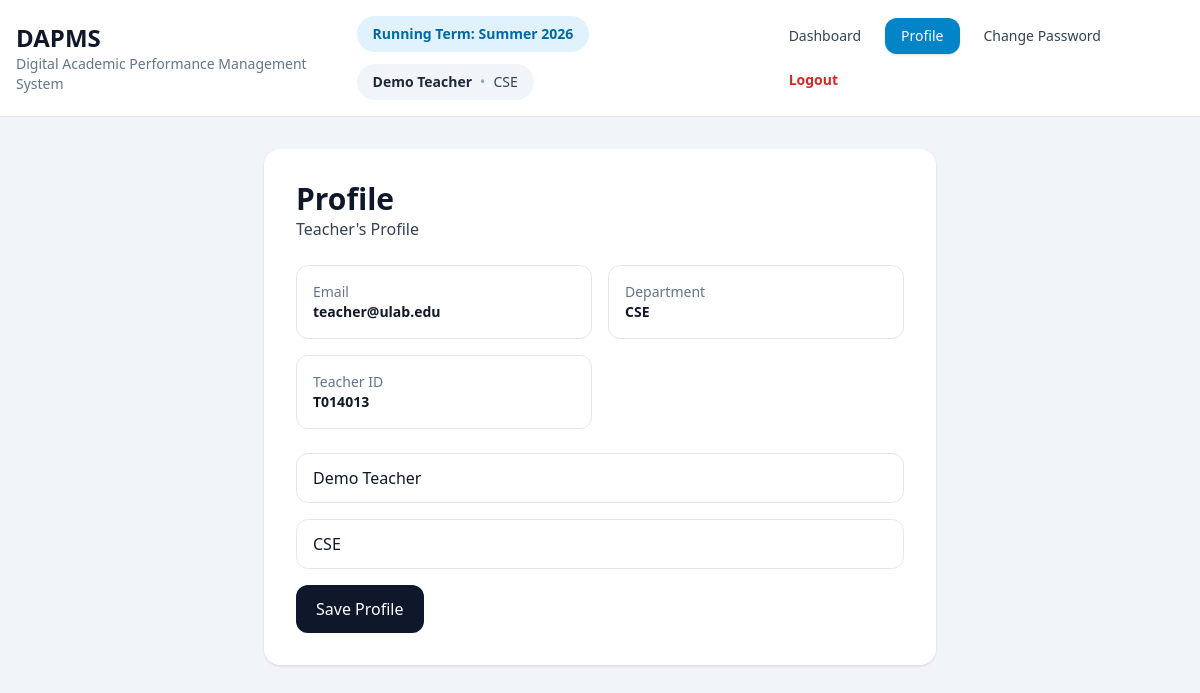
Screenshot of /profile (signed in) with the database file from the repository.
### tables this page shows
CREATE TABLE terms(
            id INTEGER PRIMARY KEY AUTOINCREMENT,
            name TEXT NOT NULL,
            start_date TEXT NOT NULL,
            end_date TEXT NOT NULL,
            status TEXT NOT NULL DEFAULT 'running'
        , semester TEXT, year INTEGER);

CREATE TABLE users(
            id INTEGER PRIMARY KEY AUTOINCREMENT,
            role TEXT NOT NULL,
            name TEXT NOT NULL,
            email TEXT NOT NULL UNIQUE,
            password_hash TEXT NOT NULL,
            department TEXT NOT NULL
        );

CREATE TABLE teachers(
            user_id INTEGER PRIMARY KEY,
            teacher_id TEXT NOT NULL UNIQUE,
            FOREIGN KEY(user_id) REFERENCES users(id) ON DELETE CASCADE
        );

### app/routes/auth.py (the view, shortened to what this page needs)
@bp.route('/profile', methods=['GET', 'POST'])
@login_required
def profile():
    manager = AuthManager(get_db())
    profile = manager.user_profile(session['user_id'])
    return render_template('auth/profile.html', profile=profile)

### app/core/security.py (called while the page is built)
def load_user():
    user_id = session.get('user_id')
    if not user_id:
        g.user = None
        return
    g.user = get_db().execute('SELECT * FROM users WHERE id=?', (user_id,)).fetchone()

def login_required(view):
    @wraps(view)
    def wrapped(*args, **kwargs):
        if not session.get('user_id'):
            return redirect(url_for('auth.login'))
        return view(*args, **kwargs)
    return wrapped

### app/db.py (called while the page is built)
def get_db():
    if 'db' not in g:
        g.db = sqlite3.connect(current_app.config['DATABASE'])
        g.db.row_factory = sqlite3.Row
        g.db.execute('PRAGMA foreign_keys = ON')
    return g.db

### app/managers/auth_manager.py (called while the page is built)
    def user_profile(self, user_id: int):
        return self.db.execute('''
            SELECT users.*, students.student_id, teachers.teacher_id, admins.admin_id, admins.role_name
            FROM users
            LEFT JOIN students ON students.user_id = users.id
            LEFT JOIN teachers ON teachers.user_id = users.id
            LEFT JOIN admins ON admins.user_id = users.id
            WHERE users.id=?
        ''', (user_id,)).fetchone()

### app/routes/auth.py (called while the page is built)
@bp.before_app_request
def before():
    load_user()

### app/templates/auth/profile.html (shortened to what this page needs)
{% extends 'layout.html' %}
{% block content %}
<div class="max-w-2xl mx-auto bg-white rounded-2xl shadow p-8 space-y-6">
  <div>
    <h2 class="text-3xl font-bold">Profile</h2>
    <p class="text-slate-700">{{ profile['role']|title }}'s Profile</p>
  </div>
  <div class="grid md:grid-cols-2 gap-4 text-sm">
    <div class="border rounded-xl p-4">
      <div class="text-slate-500">Email</div>
      <div class="font-semibold">{{ profile['email'] }}</div>
    </div>
    <div class="border rounded-xl p-4">
      <div class="text-slate-500">Department</div>
      <div class="font-semibold">{{ profile['department'] }}</div>
    </div>
    {% if profile['teacher_id'] %}<div class="border rounded-xl p-4">
      <div class="text-slate-500">Teacher ID</div>
      <div class="font-semibold">{{ profile['teacher_id'] }}</div>
    </div>{% endif %}
  </div>
  <form method="post" class="space-y-4">
    <input name="name" value="{{ profile['name'] }}" class="w-full border rounded-xl px-4 py-3" required>
    <input name="department" value="{{ profile['department'] }}" class="w-full border rounded-xl px-4 py-3" required>
    <button class="bg-slate-900 text-white px-5 py-3 rounded-xl">Save Profile</button>
  </form>
</div>
{% endblock %}

### app/templates/layout.html (shortened to what this page needs)
<!DOCTYPE html>
<html>
<head>
  <script src="https://cdn.tailwindcss.com"></script>
</head>
<body class="bg-slate-100 text-slate-900 min-h-screen">
  <nav class="bg-white border-b sticky top-0 z-20">
    <div class="max-w-7xl mx-auto px-4 py-4 flex justify-between items-center gap-4">
      <div>
        <h1 class="text-2xl font-bold">DAPMS</h1>
        <p class="text-sm text-slate-500">Digital Academic Performance Management System</p>
      </div>
     <div class="flex flex-col lg:flex-row lg:items-center lg:justify-between gap-4">
  <div class="flex flex-wrap items-center gap-3">
    {% if current_term %}
      <span class="inline-flex items-center px-4 py-2 rounded-full bg-sky-100 text-sky-700 text-sm font-semibold">
        Running Term: {{ current_term['name'] }}
      </span>
    {% endif %}
    {% if current_user %}
      <div class="inline-flex items-center px-4 py-2 rounded-full bg-slate-100 text-slate-700 text-sm">
        <span class="font-semibold text-slate-800">{{ current_user['name'] }}</span>
        {% if current_user['department'] %}
          <span class="mx-2 text-slate-400">•</span>
          <span>{{ current_user['department'] }}</span>
        {% endif %}
      </div>
    {% endif %}
  </div>
  <div class="flex flex-wrap items-center gap-2">
    {% if session.get('role') == 'teacher' %}
      <a href="{{ url_for('teacher.dashboard') }}"
         class="px-4 py-2 rounded-xl text-sm font-medium transition
         {% if request.endpoint == 'teacher.dashboard' %}
           bg-sky-600 text-white font-bold shadow
         {% else %}
           text-slate-700 hover:bg-slate-100 hover:text-sky-700
         {% endif %}">
        Dashboard
      </a>
    {% endif %}
    {% if session.get('user_id') %}
      <a href="{{ url_for('auth.profile') }}"
         class="px-4 py-2 rounded-xl text-sm font-medium transition
         {% if request.endpoint == 'auth.profile' %}
           bg-sky-600 text-white font-bold shadow
         {% else %}
           text-slate-700 hover:bg-slate-100 hover:text-sky-700
         {% endif %}">
        Profile
      </a>
    {% endif %}
    {% if session.get('user_id') %}
      <a href="{{ url_for('auth.change_password') }}"
         class="px-4 py-2 rounded-xl text-sm font-medium transition
         {% if request.endpoint == 'auth.change_password' %}
           bg-sky-600 text-white font-bold shadow
         {% else %}
           text-slate-700 hover:bg-slate-100 hover:text-sky-700
         {% endif %}">
        Change Password
      </a>
    {% endif %}
    {% if session.get('user_id') %}
      <a href="{{ url_for('auth.logout') }}"
         class="px-4 py-2 rounded-xl text-sm font-semibold text-red-600 hover:bg-red-50 hover:text-red-700 transition">
        Logout
      </a>
    {% else %}
      <a href="{{ url_for('auth.forgot_password') }}"
         class="px-4 py-2 rounded-xl text-sm font-medium text-slate-700 hover:bg-slate-100 hover:text-sky-700 transition">
        Forgot Password
      </a>
    {% endif %}
  </div>
</div>
    </div>
  </nav>
  <div class="max-w-7xl mx-auto px-4 py-8">
    {% block content %}{% endblock %}
  </div>
</body>
</html>

### rows the page displays
terms: name "Summer 2026"
users: name "Demo Teacher", department "CSE", role "Teacher", email "teacher@ulab.edu"
teachers: teacher_id "T014013"
